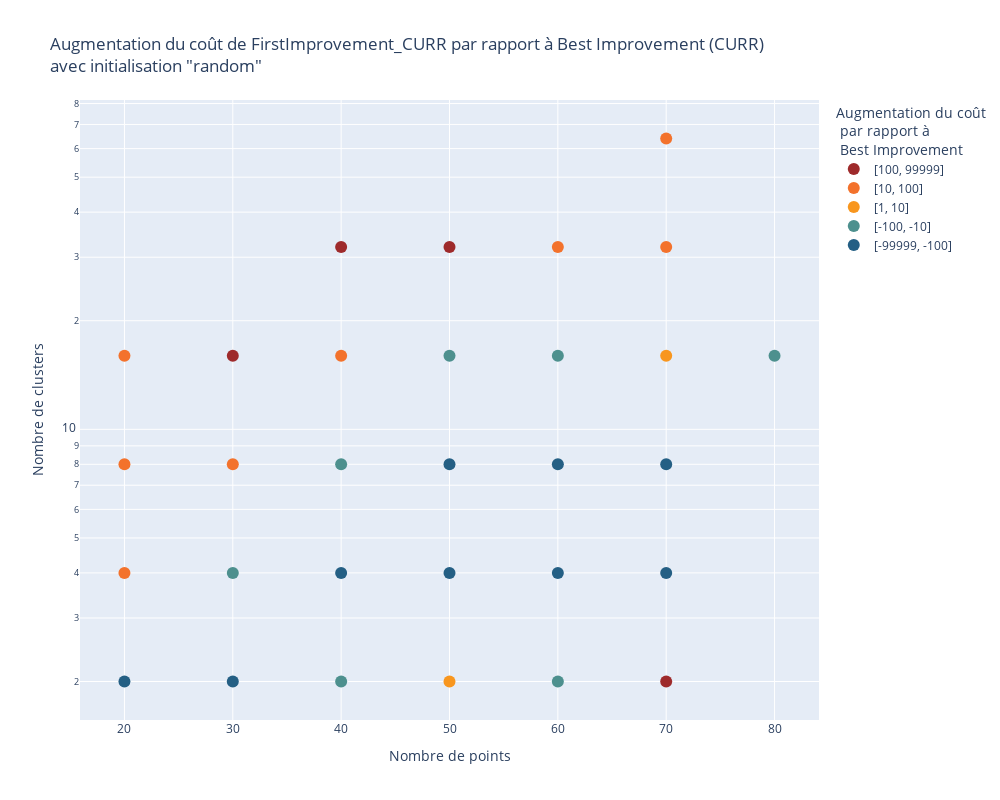

Notebook cell for this chart:
### Code cell
plot(df,"random",color_formatter=MultipleRanges())

### Figure 1 — Plotly figure (JSON) as saved in the notebook; plotly's stock layout.template omitted (floating-point values rounded to 4 significant figures)
{"data": [{"hovertemplate": "Augmentation du coût<br> par rapport à<br> Best Improvement=[100, 99999]<br>Nombre de points=%{x}<br>Nombre de clusters=%{y}<extra></extra>", "legendgroup": "[100, 99999]", "marker": {"color": "#9E2A2B", "size": 12, "symbol": "circle"}, "mode": "markers", "name": "[100, 99999]", "orientation": "v", "showlegend": true, "type": "scatter", "x": [70, 30, 40, 50], "xaxis": "x", "y": [2, 16, 32, 32], "yaxis": "y"}, {"hovertemplate": "Augmentation du coût<br> par rapport à<br> Best Improvement=[10, 100]<br>Nombre de points=%{x}<br>Nombre de clusters=%{y}<extra></extra>", "legendgroup": "[10, 100]", "marker": {"color": "#F3722C", "size": 12, "symbol": "circle"}, "mode": "markers", "name": "[10, 100]", "orientation": "v", "showlegend": true, "type": "scatter", "x": [20, 20, 30, 20, 40, 60, 70, 70], "xaxis": "x", "y": [4, 8, 8, 16, 16, 32, 32, 64], "yaxis": "y"}, {"hovertemplate": "Augmentation du coût<br> par rapport à<br> Best Improvement=[1, 10]<br>Nombre de points=%{x}<br>Nombre de clusters=%{y}<extra></extra>", "legendgroup": "[1, 10]", "marker": {"color": "#F8961E", "size": 12, "symbol": "circle"}, "mode": "markers", "name": "[1, 10]", "orientation": "v", "showlegend": true, "type": "scatter", "x": [50, 70], "xaxis": "x", "y": [2, 16], "yaxis": "y"}, {"hovertemplate": "Augmentation du coût<br> par rapport à<br> Best Improvement=[-100, -10]<br>Nombre de points=%{x}<br>Nombre de clusters=%{y}<extra></extra>", "legendgroup": "[-100, -10]", "marker": {"color": "#4D908E", "size": 12, "symbol": "circle"}, "mode": "markers", "name": "[-100, -10]", "orientation": "v", "showlegend": true, "type": "scatter", "x": [40, 60, 30, 40, 50, 60, 80], "xaxis": "x", "y": [2, 2, 4, 8, 16, 16, 16], "yaxis": "y"}, {"hovertemplate": "Augmentation du coût<br> par rapport à<br> Best Improvement=[-99999, -100]<br>Nombre de points=%{x}<br>Nombre de clusters=%{y}<extra></extra>", "legendgroup": "[-99999, -100]", "marker": {"color": "#245F84", "size": 12, "symbol": "circle"}, "mode": "markers", "name": "[-99999, -100]", "orientation": "v", "showlegend": true, "type": "scatter", "x": [20, 30, 40, 50, 60, 70, 50, 60, 70], "xaxis": "x", "y": [2, 2, 4, 4, 4, 4, 8, 8, 8], "yaxis": "y"}], "layout": {"height": 800, "legend": {"title": {"text": "Augmentation du coût<br> par rapport à<br> Best Improvement"}, "tracegroupgap": 0}, "title": {"text": "Augmentation du coût de FirstImprovement_CURR par rapport à Best Improvement (CURR)<br>avec initialisation \"random\""}, "width": 1000, "xaxis": {"anchor": "y", "domain": [0, 1], "title": {"text": "Nombre de points"}}, "yaxis": {"anchor": "x", "domain": [0, 1], "title": {"text": "Nombre de clusters"}, "type": "log"}}}
